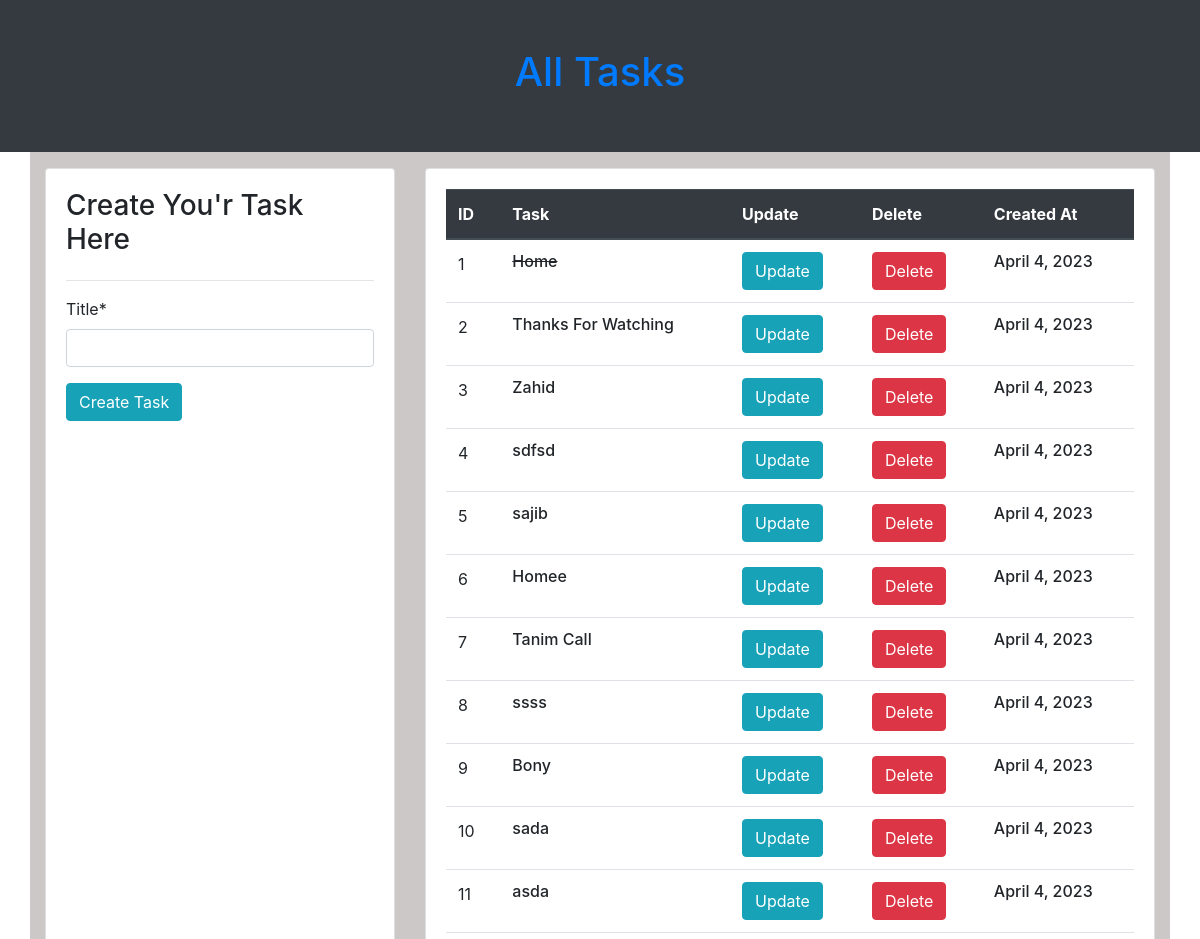
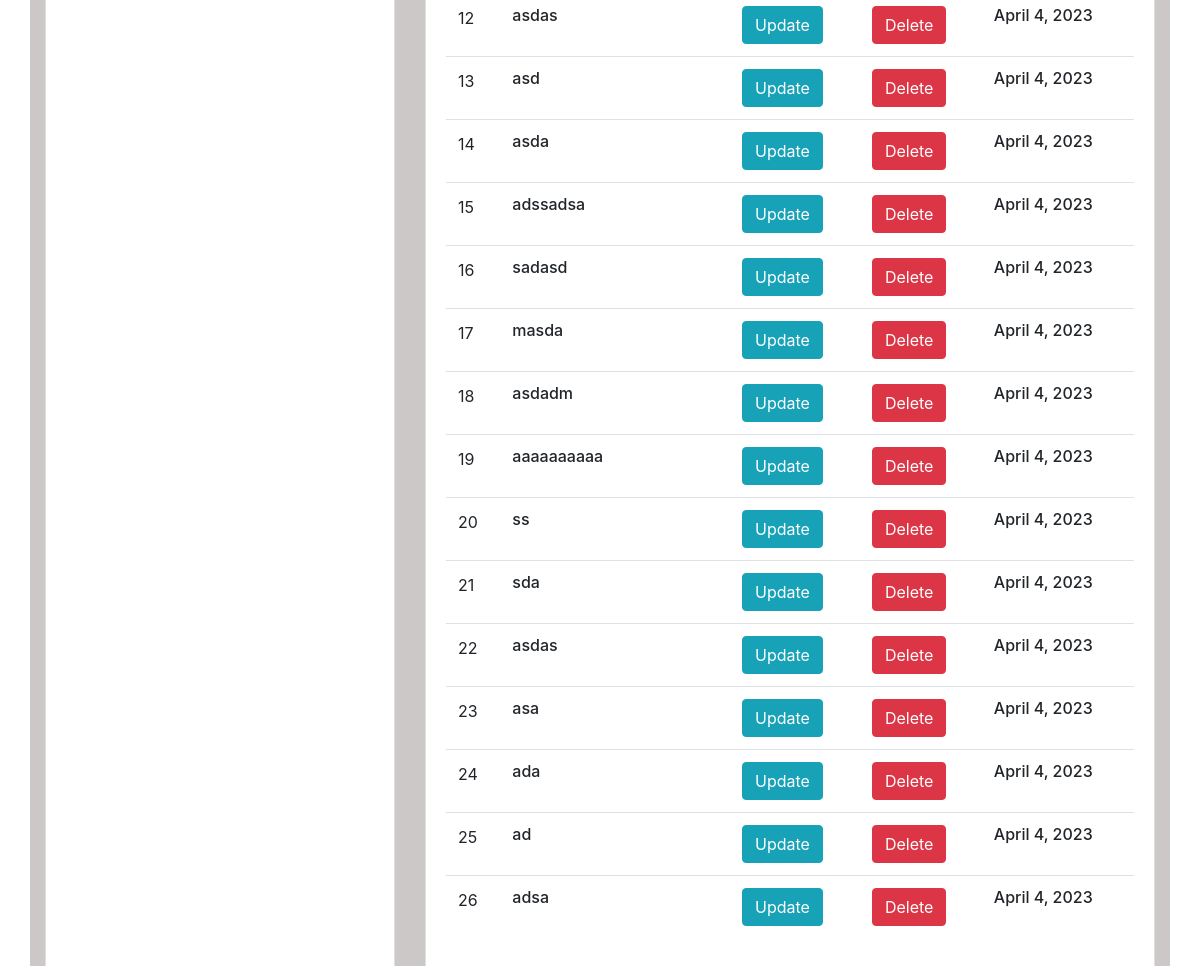
Before: / with the older database file (2 pictures, top to bottom).
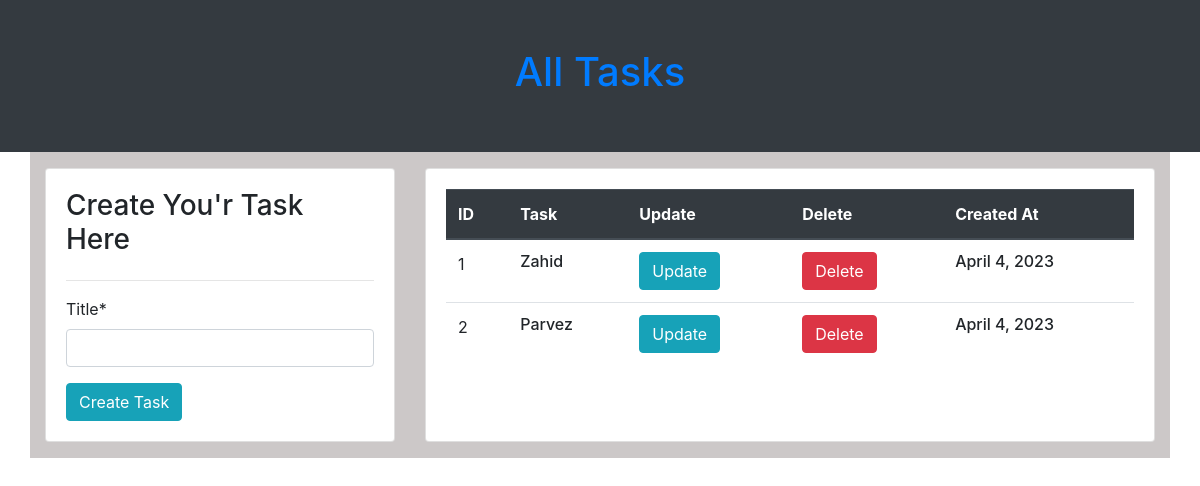
After: the same page with the newer database file.
### taskApp/models.py (models this page shows, shortened)
class Task(models.Model):
    title = models.CharField(max_length=255)
    complete = models.BooleanField(default=False)
    created = models.DateTimeField(auto_now_add=True)

### taskApp/views.py (the view)
# urls.py: 2. Add a URL to urlpatterns:  path('', views.home, name='home')
def home(request):
    tasks = Task.objects.all()
    form = CreateTaskForm()
    if request.method == "POST":
        form = CreateTaskForm(request.POST)
        if form.is_valid():
            obj = form.save()
            messages.success(request, f"{obj.title} created cuccessfully")
            return redirect('home')
    context = {
        'task': tasks,
        'form': form,
    }
    return render(request, 'index.html', context)

### taskApp/forms.py
class CreateTaskForm(forms.ModelForm):
    class Meta:
        model = Task
        fields = ['title',]

### Templates/index.html (shortened to what this page needs)
{% extends "base.html" %}
{% load crispy_forms_tags %}
{% block heading %} <a href="{% url 'home' %}"> All Tasks </a>{% endblock heading %}
{% block body %}
<div class="contaner">
    <div class="row">
        <div class="col-md-4 ">
            <div class="card card-body h-100">
                <h3>Create You'r Task Here</h3>
                <hr>
                <form method="POST">
                    {{form|crispy }}
                    <button type="submit" class="btn btn-info">Create Task</button>
                </form>
            </div>
        </div>
        <div class="col-md-8">
            <div class="card card-body h-100">
                <table class="table">
                    <thead class="thead-dark">
                        <tr>
                            <th>ID</th>
                            <th>Task</th>
                            <th>Update</th>
                            <th>Delete</th>
                            <th>Created At</th>
                        </tr>
                    </thead>
                    <tbody>
                        {% for task in task %}
                        <tr>
                            <td scope="row">{{forloop.counter}}</td>
                            {% if task.complete == True %}
                            <td><strike>
                                    <h6> {{task.title}}</h6>
                                </strike></td>
                            {% else %}
                            <td><span>
                                    <h6>{{task.title}}</h6>
                                </span></td>
                            {% endif %}
                            <td><a href="{% url 'updateTask' task.id %}"><button type="button"
                                        class="btn btn-info">Update</button></a></td>
                            <td>
                                <button type="button" class="btn btn-danger" data-toggle="modal"
                                    data-target="#exampleModal_{{ task.id }}">
                                    Delete
                                </button>
                            </td>
                            <td><span>
                                    <h6>{{task.created|date}}</h6>
                                </span></td>
                        </tr>
                        {% endfor %}
                    </tbody>
                </table>
            </div>
        </div>
    </div>
</div>
{% endblock body %}

Changed rows visible on the page:
removed Task: title "Home", created "April 4, 2023"
removed Task: title "Thanks For Watching", created "April 4, 2023"
removed Task: title "sdfsd", created "April 4, 2023"
removed Task: title "sajib", created "April 4, 2023"
removed Task: title "Homee", created "April 4, 2023"
removed Task: title "Tanim Call", created "April 4, 2023"
removed Task: title "ssss", created "April 4, 2023"
removed Task: title "Bony", created "April 4, 2023"
removed Task: title "sada", created "April 4, 2023"
removed Task: title "asda", created "April 4, 2023"
removed Task: title "asdas", created "April 4, 2023"
removed Task: title "asd", created "April 4, 2023"
removed Task: title "asda", created "April 4, 2023"
removed Task: title "adssadsa", created "April 4, 2023"
removed Task: title "sadasd", created "April 4, 2023"
removed Task: title "masda", created "April 4, 2023"
removed Task: title "asdadm", created "April 4, 2023"
removed Task: title "aaaaaaaaaa", created "April 4, 2023"
removed Task: title "ss", created "April 4, 2023"
removed Task: title "sda", created "April 4, 2023"
removed Task: title "asdas", created "April 4, 2023"
removed Task: title "asa", created "April 4, 2023"
removed Task: title "ada", created "April 4, 2023"
removed Task: title "ad", created "April 4, 2023"
removed Task: title "adsa", created "April 4, 2023"
added Task: title "Parvez", created "April 4, 2023"
